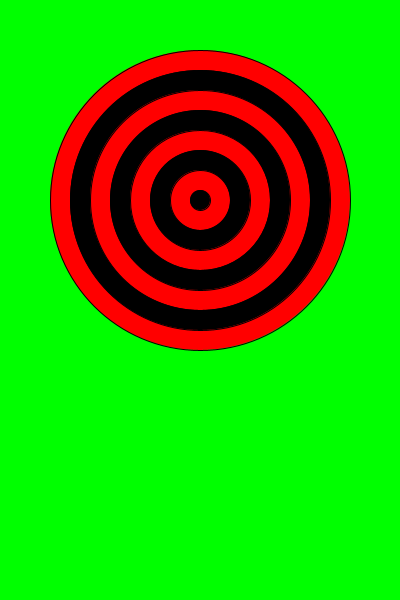
Frame 1 (no input)
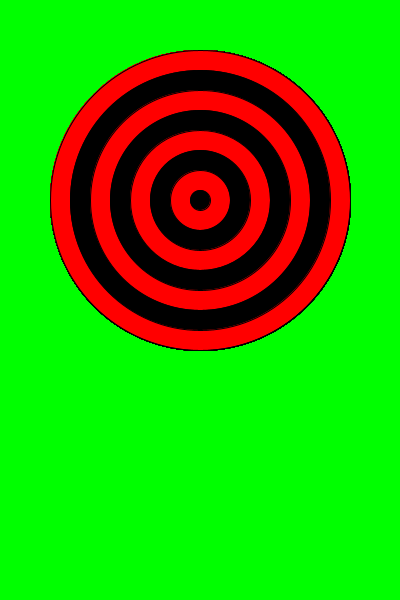
Frame 60 (the mouse pressed at the canvas centre just before this capture)
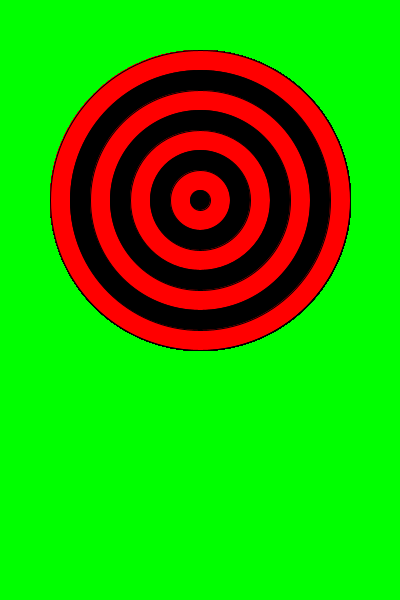
Frame 120 (the mouse held since frame 60 and released just before this capture)

The Processing sketch that drew these frames (run headless with seeded random() and noise(); from frame 60 on, the mouse is pressed at the canvas centre):

// Processing sketch: bullseye
// ── bullseye.pde
void setup(){
        size(400,600);
        background(0,255,0);
    }

    void draw(){
        fill(255,0,0);
        ellipse(200, 200, 300, 300);
        fill(#000000);
        ellipse(200, 200, 260, 260);
        fill(255,0,0);
        ellipse(200, 200, 220, 220);
        fill(#000000);
        ellipse(200, 200, 180, 180);
        fill(255,0,0);
        ellipse(200, 200, 140, 140);
        fill(#000000);
        ellipse(200, 200, 100, 100);
        fill(255,0,0);
        ellipse(200, 200, 60, 60);
        fill(#000000);
        ellipse(200, 200, 20, 20);
  }
